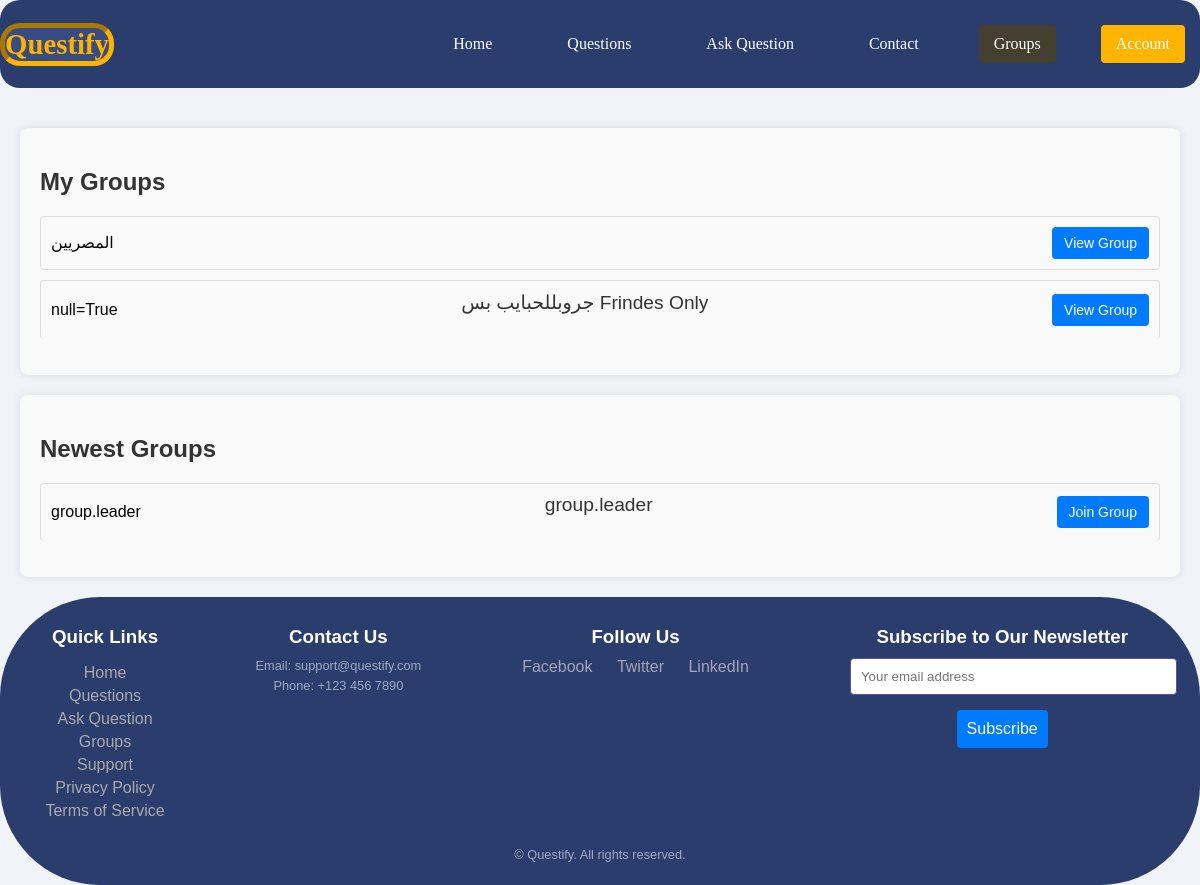
The app's page /group/groups/ (signed in), older data.
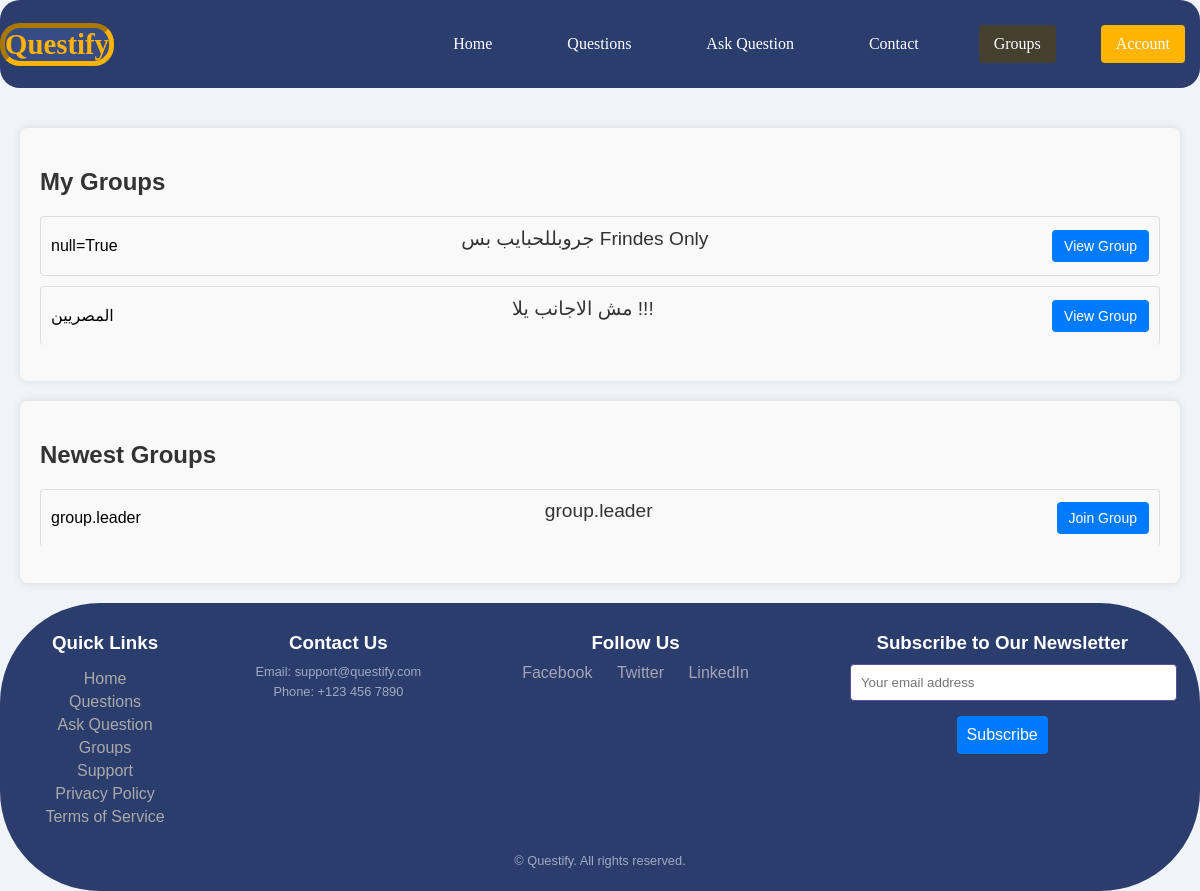
The same page, newer data.
### group/models.py (models this page shows, shortened)
class Group(models.Model):
    leader      = models.ForeignKey(User,on_delete=models.CASCADE,related_name="Leader",unique=False)
    name        = models.CharField(max_length=50,unique=True)
    bio         = models.TextField(max_length=50,null=True,blank=True)
    created_at  = models.DateTimeField(auto_now=True,auto_created=True,null=True, blank=True)
    members     = models.ManyToManyField(User,blank=True ,related_name="Members",unique=False)
    class Meta:
        get_latest_by =  'created_at'

### group/views.py (the view)
# urls.py: path('groups/',views.group_list,name='group_list'),
@login_required
def group_list(request):
    groups = Group.objects.all().order_by('created_at')
    mygroups=[]
    for group in groups :
        if request.user in group.members.all() :
            mygroups.append(group)
    not_my_groups=[]
    for group in groups :
        if request.user not in group.members.all() :
            not_my_groups.append(group)
    return render(request,'group/groups.html',{'mygroups':mygroups,'groups':not_my_groups,'user':request.user})

### group/templates/group/groups.html (shortened to what this page needs)
{% extends "base.html" %}
{% block body %}
<main>
    <section class="user-questions">
        <h2>My Groups</h2>
        <ul>
            {% for group in mygroups  %}
            <li>
                <span>{{group.name}}</span>
                <p class="question-description">{{group.bio}}</p>
                <a href='{% url "group:group_detail" group.id %}' class="btn-detail">View Group</a>
            </li>
            {% endfor %}
        </ul>
    </section>
    <section class="user-questions">
        <h2>Newest Groups</h2>
        <ul>
            {% for group in groups  %}
            <li>
                <span>{{group.name}}</span>
                <p class="question-description">{{group.bio}}</p>
                {% if user not in group.members.all  %}
                <a href='{% url "group:join_group" group.id %}' class="btn-detail">Join Group</a>
                {% endif %}
            </li>
            {% endfor %}
        </ul>
    </section>
</main>
{% endblock body %}

Row changes from the older to the newer data that the page shows:
shown differently, row unchanged: Group "جروبللحبايب بس Frindes Only": moves up the list
changed Group "المصريين": bio (not shown) → "مش الاجانب يلا !!!"
